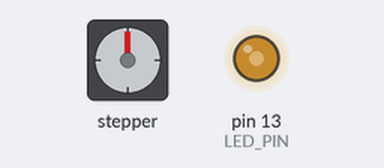
A sketch run on a simulated Arduino Uno, built with avr-gcc and run on an emulated ATmega328P. On the bench: stepper motor, output pins drawn as LEDs (lit = HIGH). Wiring (inferred from the names in the program): stepper motor driver (200 steps per turn assumed): step pin 5; direction pin 4; enable pin 1. Pins used as bus, display or sensor lines are not drawn.

Above: at 4.1 s.
Timing chart, 0 to 40.0 s (numbered marks = the images above):
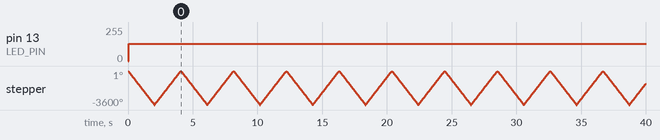

Measured:
- by itself, pin 13 (LED_PIN): 0/255 → 129/255 at 0.04 s
- by itself, stepper: turns 3600° counter-clockwise in 2.0 s, then 3600° clockwise in 2.0 s, repeating every 4.1 s

The sketch:

DXM-MANUAL--STEPPER.ino
```cpp
const int LED_PIN = 13;
const int MOTOR_STEP_PIN = 5;
const int MOTOR_DIRECTION_PIN = 4;
//const int STOP_BUTTON_PINTOP = 9;
//const int STOP_BUTTON_PINTOP = 10;


//
// create the stepper motor object
//
//SpeedyStepper stepper;

const int MOTOR_ENABLE = 1;

void setup()
{
  pinMode(LED_PIN, OUTPUT);
  //pinMode(STOP_BUTTON_PINTOP, INPUT_PULLUP);
  //pinMode(STOP_BUTTON_PINBOTTOM, INPUT_PULLUP);
  pinMode(MOTOR_DIRECTION_PIN, OUTPUT);
  pinMode(MOTOR_STEP_PIN, OUTPUT);
  digitalWrite(MOTOR_DIRECTION_PIN, LOW);
  pinMode(MOTOR_ENABLE, OUTPUT);
  digitalWrite(MOTOR_ENABLE, LOW);
}


void loop()
{
  for ( int x = 0 ; x < 2000 ; x++) {
  digitalWrite(MOTOR_DIRECTION_PIN, LOW);
  digitalWrite(LED_PIN, LOW);
  digitalWrite(MOTOR_STEP_PIN, LOW);
  delayMicroseconds(500);
  digitalWrite(LED_PIN, HIGH);
  digitalWrite(MOTOR_STEP_PIN, HIGH);
  delayMicroseconds(500);
  }
  for ( int x = 0 ; x < 2000 ; x++) {
  digitalWrite(MOTOR_DIRECTION_PIN, HIGH);
  digitalWrite(LED_PIN, LOW);
  digitalWrite(MOTOR_STEP_PIN, LOW);
  delayMicroseconds(500);
  digitalWrite(LED_PIN, HIGH);
  digitalWrite(MOTOR_STEP_PIN, HIGH);
  delayMicroseconds(500);
  }


}
```
